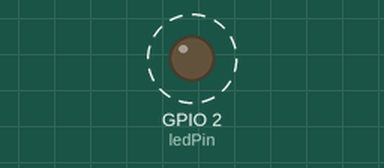
Recording of a sketch running on a simulated ESP32. On the bench: output pins drawn as LEDs (lit = HIGH). Dashed ring = blinking. What the sketch prints to the serial monitor is not drawn.

Above: at 0.2 s.
Timing chart, 0 to 3.0 s (numbered marks = the images above):
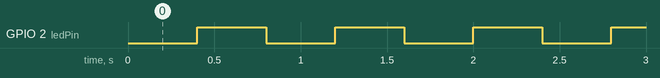

The sketch:

ESP32freeRTOS_TASK_ID_011.ino
```cpp
const int ledPin = 2;
hw_timer_t * timer = NULL;
volatile SemaphoreHandle_t timerSemaphore;

void IRAM_ATTR onTimer()
{
  // Give a semaphore that we can check in the loop
  xSemaphoreGiveFromISR( timerSemaphore, NULL );
}

void setup()
{
  Serial.begin( 115200 );
  Serial.println( "FreRTOS Test." );
  pinMode( ledPin, OUTPUT );
  digitalWrite( ledPin, LOW );  /* turn off led. */

  // Create semaphore to inform us when the timer has fired
  timerSemaphore = xSemaphoreCreateBinary();

  timer = timerBegin( 0, 80, true );
  timerAttachInterrupt( timer, &onTimer, true );
  timerAlarmWrite( timer, 100 * 1000UL, true );
  timerAlarmEnable( timer );

  /* configure led blink task. */
  xTaskCreatePinnedToCore(
    task1,  /* task name */
    "",     /* task name string */
    1024,   /* stack size */
    NULL,   /* execute parameter */
    2,      /* task priority : 0 to 24. 0 is lowest priority. */
    NULL,   /* task handle pointer */
    1       /* core ID */
  );
  vTaskDelete( NULL );  /* delete loopTask. */
}

void loop()
{
}

void task1( void *execParam )
{
  while( 1 )
  {
    if( xSemaphoreTake(timerSemaphore, 0) == pdTRUE )
    {
      digitalWrite( ledPin, ( digitalRead(ledPin) ) ? LOW : HIGH );  /* toggle led. */
    }
  }
}
```

Measured:
- by itself, GPIO 2 (ledPin): alternates HIGH for 0.40 s and LOW for 0.40 s
